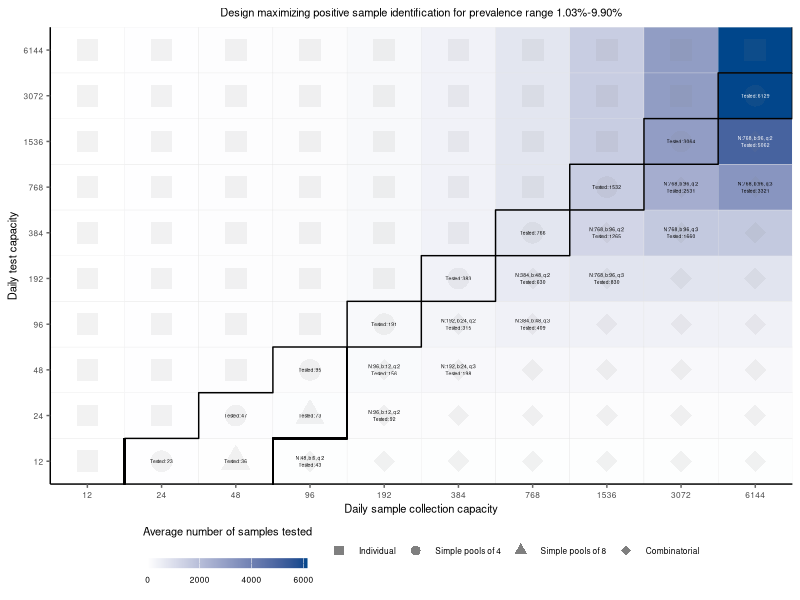
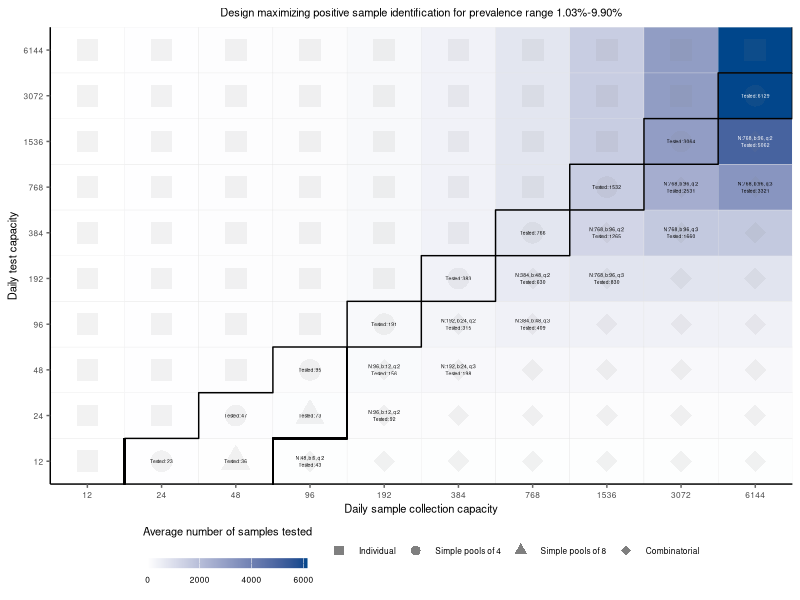
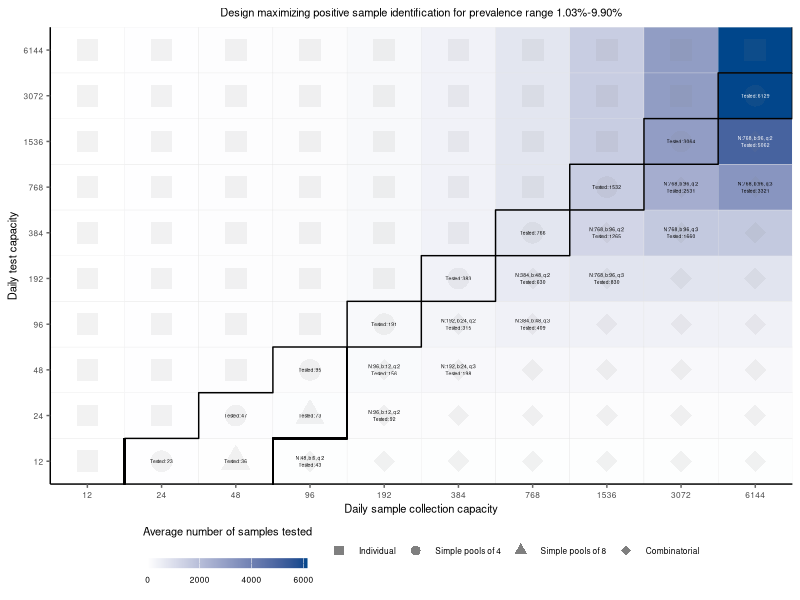

These figures' R source, in order:
library(ggplot2)
library(tidyverse)
library(patchwork)
library(ggsci)

setwd("~/Documents/GitHub/covid19-group-tests/code/plots/fig4/")

dat <- read_csv(file = "summary.resource_t0-80_t1-108.csv")
dat$`Average samples tested per day` <- floor(dat$`Design samples`*dat$`Design runs per day`)
dat <- dat %>% 
  mutate(version = ifelse(`Design sample split`== 1, 
                          ifelse(`Design pools` == 1, "Simple", "Individual"),
                          "Combinatorial"))
dat1 <- dat

dat$`Test budget` <- as.factor(dat$`Test budget`)
dat$`Sample budget` <- as.factor(dat$`Sample budget`)
dat$label <- paste0("N:",dat$`Design samples`,", ",
                    "b:",dat$`Design pools`,", ",
                    "q:",dat$`Design sample split`,"\n",
                    #"Runs: ", round(dat$`Design runs per day`, 1))
                    "Tested: ", floor(dat$`Design runs per day` * dat$`Design samples`))

dat <- dat %>% mutate(label1 = ifelse(version =="Combinatorial", label, 
                         ifelse(version == "Simple", paste0("Tested: ", 
                                                            floor(dat$`Design runs per day` * dat$`Design samples`)),NA)))

#dat <- dat %>% mutate(`Design effectiveness` = ifelse(version == "Combinatorial", `Design effectiveness`, NA))

indiv_test_boundary <- dat %>% 
  filter((version == "Individual" & `Test budget` == `Design samples`)) %>%
  mutate(i=n())



simple_pool_boundary <- dat %>% 
  filter(version == "Simple") %>%
  filter(`Design samples` == min(`Design samples`))

dat <- dat %>% mutate(version = ifelse(version == "Simple", paste0("Simple pools of ", `Design samples`), version))

simple_pool_boundary2 <- dat %>% 
  filter(version == "Simple pools of 4" &
           as.numeric(`Sample budget`) > 3)


dat <- dat %>% group_by(`Test budget`) %>% mutate(label1=ifelse(label1==lag(label1, 1) & version == "Combinatorial", NA,label1))
dat$version <- factor(dat$version, levels=c("Individual","Simple pools of 4","Simple pools of 8","Combinatorial"))

p1 <- ggplot(dat) + 
  geom_tile(aes(y=`Test budget`, x=`Sample budget`,
                fill=`Average samples tested per day`),col="grey90") +
  geom_point(aes(y=`Test budget`, x=`Sample budget`,
                 shape=`version`),size=7,col="grey50",alpha=0.1) +
  geom_text(aes(y=`Test budget`, x=`Sample budget`,
                label=label1,col=`Average samples tested per day` > 3500),size=1.25) +
  #geom_tile(data=dat %>% filter(version == "Simple" & `Design samples` == 8),
  #          aes(y=`Test budget`, x=`Sample budget`), fill="#925E9FFF") +
  #geom_tile(data=dat %>% filter(version == "Simple" & `Design samples` == 4),
  #          aes(y=`Test budget`, x=`Sample budget`), fill="#925E9F99") +
  #geom_text(x=4,y=7,label="Individual testing optimal \n (1 test per sample)",fontface="plain",
  #          size=4, family="sans") +
  geom_step(data=indiv_test_boundary,
             mapping=aes(x=`Sample budget`,y=`Test budget`,group=1),
             position = position_nudge(y = 0.5,x=0.5),size=0.5, col="black") +
     geom_segment(x=1.5,xend=1.5,y=0,yend=1.5, size=0.5, col="black") +
     #geom_step(data=simple_pool_boundary,
    #           mapping=aes(x=`Sample budget`,y=`Test budget`,group=1),
    #           position = position_nudge(y = 0.5,x=0.5),size=0.5, col="black") +
  geom_segment(x=3.5,xend=3.5,y=0,yend=1.5, size=0.5, col="black") +
  geom_segment(x=4.5,xend=4.5,y=1.5,yend=3.5, size=0.5, col="black") +
  geom_segment(x=3.5,xend=4.5,y=1.5,yend=1.5, size=0.5, col="black") +
  geom_step(data=simple_pool_boundary2,
            mapping=aes(x=`Sample budget`,y=`Test budget`,group=1),
            position = position_nudge(y = 0.5,x=0.5),size=0.5, col="black") +
  scale_x_discrete(expand=c(0,0))+
  scale_y_discrete(expand=c(0,0)) +
  scale_color_manual(values=c("black","white"),guide="none") +
  scale_fill_continuous(low="white", high="#00468BFF",
                       limits=c(0,6144),
                         guide=guide_colorbar(direction="horizontal",
                                              title.position = "top",
                                              title.hjust = 0.5,
                                              title.vjust=5,
                                              ticks=FALSE,
                                              title="Average number of samples tested",
                                              barheight=0.5,barwidth=8,frame.color="grey40",
                                              order=1),
                        na.value="white") +
                        #limits=c(dat %>% filter(version == "Combinatorial") %>% 
                        #           summarize(x=min(`Design effectiveness`)) %>% 
                        #           pull(x),
                        #         max(dat$`Design effectiveness`,na.rm=TRUE))) +
  scale_shape_manual(values=c(15,16,17,18),
                     guide=guide_legend(title=NULL,#"Testing strategy",
                                        title.position="bottom",
                                        title.hjust=0.5,
                                        order=0,
                                        #nrow=2,
                                        #byrow=TRUE,
                                        override.aes = list(size=3,alpha=1))) +
  guides() +
  ggtitle("Design maximizing positive sample identification for prevalence range 1.03%-9.90%") +
  ylab("Daily test capacity") +
  xlab("Daily sample collection capacity") +
  theme_classic() +
  theme(panel.grid=element_blank(),
        legend.position="bottom",
        plot.title=element_text(hjust=0.5,size=8),
        axis.ticks = element_line(color="grey40"),
        axis.text=element_text(size=6),
        axis.title=element_text(size=8),
        legend.title = element_text(size=8),
        legend.text = element_text(size=6),
        legend.spacing.x = unit(0.1, 'pt'))
p1


ggsave("figS6.png",p1, height=5,width=6,units="in")
ggsave("figS6.pdf",p1, height=5,width=6,units="in")

